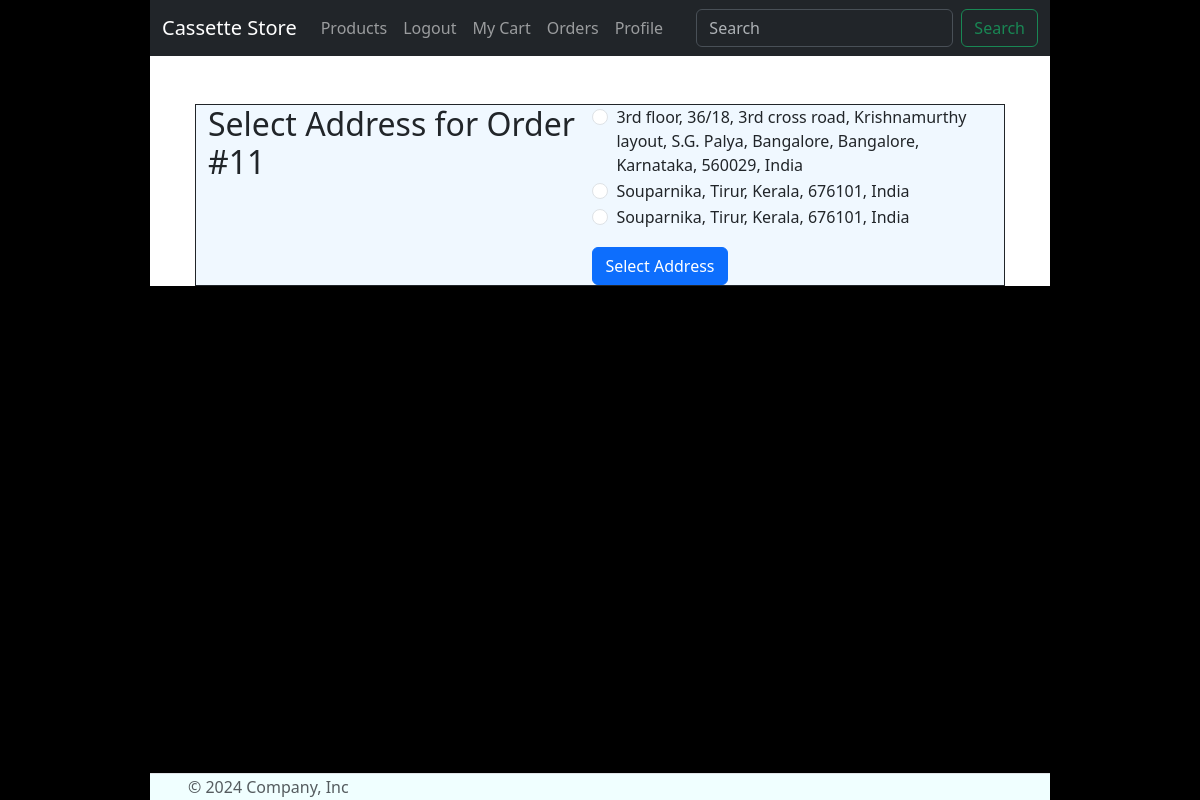
Page /select-address/11/ (signed in) on the committed database.
### orders/models.py (models this page shows, shortened)
class Order(models.Model):
    user = models.ForeignKey(User, on_delete=models.CASCADE)
    order_date = models.DateTimeField(auto_now_add=True)
    total_amount = models.DecimalField(max_digits=10, decimal_places=2)
    status = models.CharField(max_length=20, choices=[('PENDING','Pending'),('COMPLETED','Completed')])
    razorpay_order_id = models.CharField(max_length=255)
    address = models.ForeignKey(Address, on_delete=models.CASCADE, null=True, blank=True, related_name="orders")

class Address(models.Model):
    user = models.ForeignKey(User, on_delete=models.CASCADE, related_name="addresses")
    address_line1 = models.CharField(max_length=255)
    address_line2 = models.CharField(max_length=255, blank=True, null=True)
    city = models.CharField(max_length=100)
    state = models.CharField(max_length=100)
    zip_code = models.CharField(max_length=10)
    country = models.CharField(max_length=100, default="India")

### orders/views.py (the view)
# urls.py: path('select-address/<int:order_id>/', views.select_address_for_order, name='select_address'),
@login_required
def select_address_for_order(request, order_id):
    order = get_object_or_404(Order, id=order_id, user=request.user)
    addresses = request.user.addresses.all()
    if request.method == 'POST':
        address_id = request.POST.get('address')
        address = get_object_or_404(Address, id=address_id, user=request.user)
        order.address = address
        order.save()
        return redirect('order_history')  # Redirect to order history or order details page
    return render(request, 'select_address.html', {'order': order, 'addresses': addresses})

### orders/templates/select_address.html (shortened to what this page needs)
{% extends 'base.html' %}
{% block content %}
<div class="container mt-5">
    <h2>Select Address for Order #{{ order.id }}</h2>
    <form method="post">
        <div class="form-group">
            {% for address in addresses %}
                <div class="form-check">
                    <input type="radio" class="form-check-input" name="address" id="address-{{ address.id }}" value="{{ address.id }}">
                    <label class="form-check-label" for="address-{{ address.id }}">
                        {{ address.address_line1 }}, {{ address.city }}, {{ address.state }}, {{ address.zip_code }}, {{ address.country }}
                    </label>
                </div>
            {% endfor %}
        </div>
        <button type="submit" class="btn btn-primary mt-3">Select Address</button>
    </form>
</div>
{% endblock %}

### static/css/style.css (style rules this page uses)
* { padding: 0; margin: 0; box-sizing: border-box; }
html { background-color: rgb(0, 0, 0); }

### rows in the picture
Order: id "11"
Address: address_line1 "3rd floor, 36/18, 3rd cross road, Krishnamurthy layout, S.G. Palya, Bangalore", city "Bangalore", state "Karnataka", zip_code "560029", country "India"
Address: address_line1 "Souparnika", city "Tirur", state "Kerala", zip_code "676101", country "India"
Address: address_line1 "Souparnika", city "Tirur", state "Kerala", zip_code "676101", country "India"
